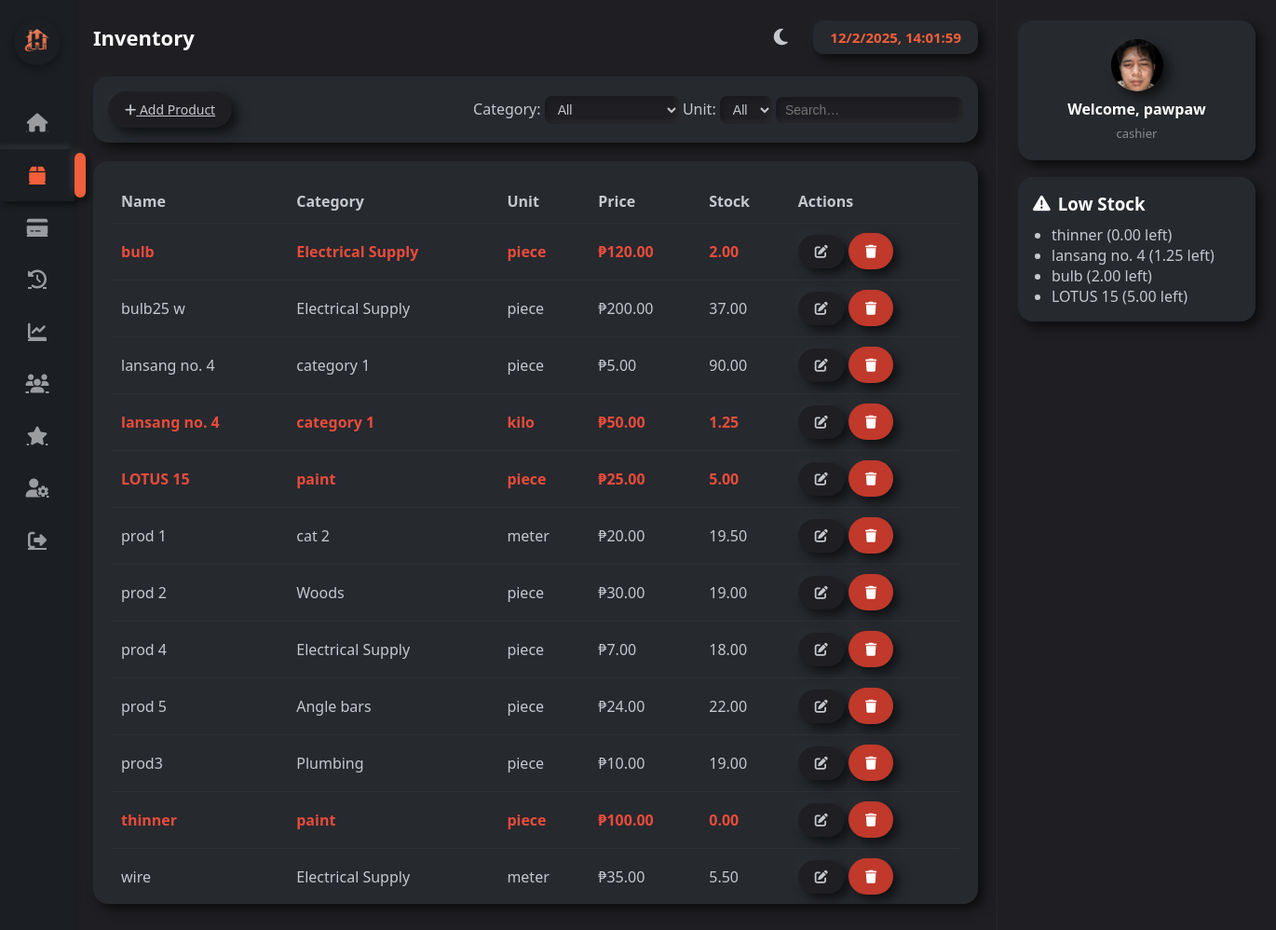
/inventory.php (signed in), run on the app's committed database.
### tables this page shows
CREATE TABLE `products` (
  `id` int(11) NOT NULL,
  `product_name` varchar(150) NOT NULL,
  `category` varchar(100) NOT NULL,
  `brand` varchar(100) DEFAULT NULL,
  `unit` varchar(50) DEFAULT NULL,
  `price` decimal(10,2) NOT NULL,
  `stock` decimal(10,2) DEFAULT NULL,
  `image` varchar(255) DEFAULT NULL,
  `created_at` timestamp NOT NULL DEFAULT current_timestamp()
);

CREATE TABLE `users` (
  `id` int(11) NOT NULL,
  `username` varchar(100) NOT NULL,
  `password` varchar(255) NOT NULL,
  `role` enum('admin','cashier') DEFAULT 'cashier',
  `photo` varchar(255) DEFAULT NULL,
  `created_at` timestamp NOT NULL DEFAULT current_timestamp()
);

### inventory.php (the view, shortened to what this page needs)
<?php
include 'db.php';
 $currentTheme = $_SESSION['theme'];
 $displayName = $_SESSION['user']['username'] ?? $_SESSION['username'] ?? 'Guest';
 $currentUserId = $_SESSION['user']['id'] ?? 0;
 $currentUser = null;
if ($currentUserId) {
    $stmt = $conn->prepare("SELECT * FROM users WHERE id = ?");
    $stmt->bind_param("i", $currentUserId);
    $stmt->execute();
    $result = $stmt->get_result();
    $currentUser = $result->fetch_assoc();
}
 $whereClauses = [];
 $whereSQL = $whereClauses ? "WHERE ".implode(" AND ",$whereClauses) : "";
 $sql = "SELECT p.*, c.category_name FROM products p LEFT JOIN categories c ON p.category = c.id $whereSQL ORDER BY p.product_name ASC";
 $result = $conn->query($sql) or die("DB Error: ".$conn->error);
 $lowStockThreshold = 5;
 $lowStockItems = [];
 $resLow = $conn->query("SELECT product_name, stock FROM products WHERE stock <= $lowStockThreshold ORDER BY stock ASC");
while ($resLow && $row = $resLow->fetch_assoc()) $lowStockItems[] = $row;
?>
<!DOCTYPE html>
<html lang="en">
<head>
<link rel="stylesheet" href="https://cdnjs.cloudflare.com/ajax/libs/font-awesome/6.4.0/css/all.min.css">
</head>
<body class="<?php echo $currentTheme === 'light' ? 'light-mode' : ''; ?>">
<nav class="sidebar">
  <div class="logo">
    <img src="uploads/logo.png" alt="POS System Logo">
  </div>
  <ul>
    <li>
      <a href="dashboard.php" >
        <i class="fa fa-home"></i>
      </a>
    </li>
    <li>
      <a href="inventory.php"class="active">
        <i class="fa fa-box"></i>
      </a>
    </li>
    <li>
      <a href="sales.php">
        <i class="fa fa-credit-card"></i>
      </a>
    </li>
    <li>
      <a href="sales_history.php">
        <i class="fa fa-history"></i>
      </a>
    </li>
    <li>
      <a href="sales_report.php">
        <i class="fa fa-chart-line"></i>
      </a>
    </li>
    <li>
      <a href="customers.php">
        <i class="fa fa-users"></i>
      </a>
    </li>
    <li>
      <a href="customer_loyalty.php" >
        <i class="fa fa-star"></i>
      </a>
    </li>
    <li>
      <a href="user_management.php">
        <i class="fa fa-user-cog"></i>
      </a>
    </li>
    <li>
      <a href="logout.php">
        <i class="fa fa-sign-out-alt"></i>
      </a>
    </li>
  </ul>
</nav>
<div class="wrapper">
<main class="main">
  <div class="topbar">
    <h1>Inventory</h1>
    <div style="display: flex; align-items: center;">
      <button id="theme-toggle" class="theme-toggle" title="Toggle theme">
        <i class="fas fa-<?php echo $currentTheme === 'light' ? 'sun' : 'moon'; ?>"></i>
      </button>
      <div id="clock" class="clock-card"></div>
    </div>
  </div>
  <div class="filter-bar">
    <a href="add_product.php" class="btn"><i class="fa fa-plus"></i> Add Product</a>
    <div>
      Category:
      <select id="filterCategory"><option value="">All</option>
      </select>
      Unit:
      <select id="filterUnit"><option value="">All</option></select>
      <input type="text" id="search" placeholder="Search…" value="<?= htmlspecialchars($_GET['search'] ?? '') ?>">
    </div>
  </div>
  <div class="table-card">
    <table>
      <thead><tr><th>Name</th><th>Category</th><th>Unit</th><th>Price</th><th>Stock</th><th>Actions</th></tr></thead>
      <tbody>
      <?php if ($result->num_rows): while ($r=$result->fetch_assoc()): ?>
        <tr class="<?= ($r['stock'] <= $lowStockThreshold) ? 'low-stock' : '' ?>">
          <td><?= htmlspecialchars($r['product_name']) ?></td>
          <td><?= htmlspecialchars($r['category_name'] ?? $r['category']) ?></td>
          <td><?= htmlspecialchars($r['unit']) ?></td>
          <td>₱<?= number_format($r['price'],2) ?></td>
          <td><?= $r['stock'] ?></td>
          <td>
            <button class="btn btn-edit"
              onclick="openEditModal('<?= $r['id'] ?>','<?= htmlspecialchars(addslashes($r['product_name'])) ?>','<?= htmlspecialchars(addslashes($r['category'])) ?>','<?= htmlspecialchars($r['unit']) ?>','<?= $r['price'] ?>','<?= $r['stock'] ?>')"><i class="fa fa-edit"></i></button>
            <a href="delete_product.php?id=<?= $r['id'] ?>" class="btn btn-danger" onclick="return confirm('Delete this product?');"><i class="fa fa-trash"></i></a>
          </td>
        </tr>
      <?php endwhile; else: ?>
        <tr><td colspan="6">No products found.</td></tr>
      <?php endif; ?>
      </tbody>
    </table>
  </div>
</main>
<aside class="right-panel">
  <div class="profile-card">
    <?php if ($currentUser && !empty($currentUser['photo']) && file_exists($currentUser['photo'])): ?>
      <img src="<?= htmlspecialchars($currentUser['photo']) ?>" alt="Profile Photo" class="profile-photo">
    <?php else: ?>
      <div class="profile-photo">
        <i class="fas fa-user"></i>
      </div>
    <?php endif; ?>
    <h3>Welcome, <?= htmlspecialchars($displayName) ?></h3>
    <div class="role"><?= htmlspecialchars($currentUser['role'] ?? 'Product Designer') ?></div>
  </div>
  <?php if ($lowStockItems): ?>
    <div class="alert">
      <h3><i class="fa fa-exclamation-triangle"></i> Low Stock</h3>
      <ul><?php foreach ($lowStockItems as $i): ?><li><?= htmlspecialchars($i['product_name']) ?> (<?= $i['stock'] ?> left)</li><?php endforeach; ?></ul>
    </div>
  <?php else: ?>
    <div class="alert"><h3>No Low Stock Items 🎉</h3></div>
  <?php endif; ?>
</aside>
</div>
</body>
</html>

### data on the page
products: product_name "bulb", category "Electrical Supply", unit "piece", price "120.00", stock "2.00"
products: product_name "bulb25 w", category "Electrical Supply", unit "piece", price "200.00", stock "37.00"
products: product_name "lansang no. 4", category "category 1", unit "piece", price "5.00", stock "90.00"
products: product_name "lansang no. 4", category "category 1", unit "kilo", price "50.00", stock "1.25"
products: product_name "LOTUS 15", category "paint", unit "piece", price "25.00", stock "5.00"
products: product_name "prod 1", category "cat 2", unit "meter", price "20.00", stock "19.50"
products: product_name "prod 2", category "Woods", unit "piece", price "30.00", stock "19.00"
products: product_name "prod 4", category "Electrical Supply", unit "piece", price "7.00", stock "18.00"
products: product_name "prod 5", category "Angle bars", unit "piece", price "24.00", stock "22.00"
products: product_name "prod3", category "Plumbing", unit "piece", price "10.00", stock "19.00"
products: product_name "thinner", category "paint", unit "piece", price "100.00", stock "0.00"
products: product_name "wire", category "Electrical Supply", unit "meter", price "35.00", stock "5.50"
users: photo (picture), role "cashier"

### other printed values
$displayName "pawpaw"
